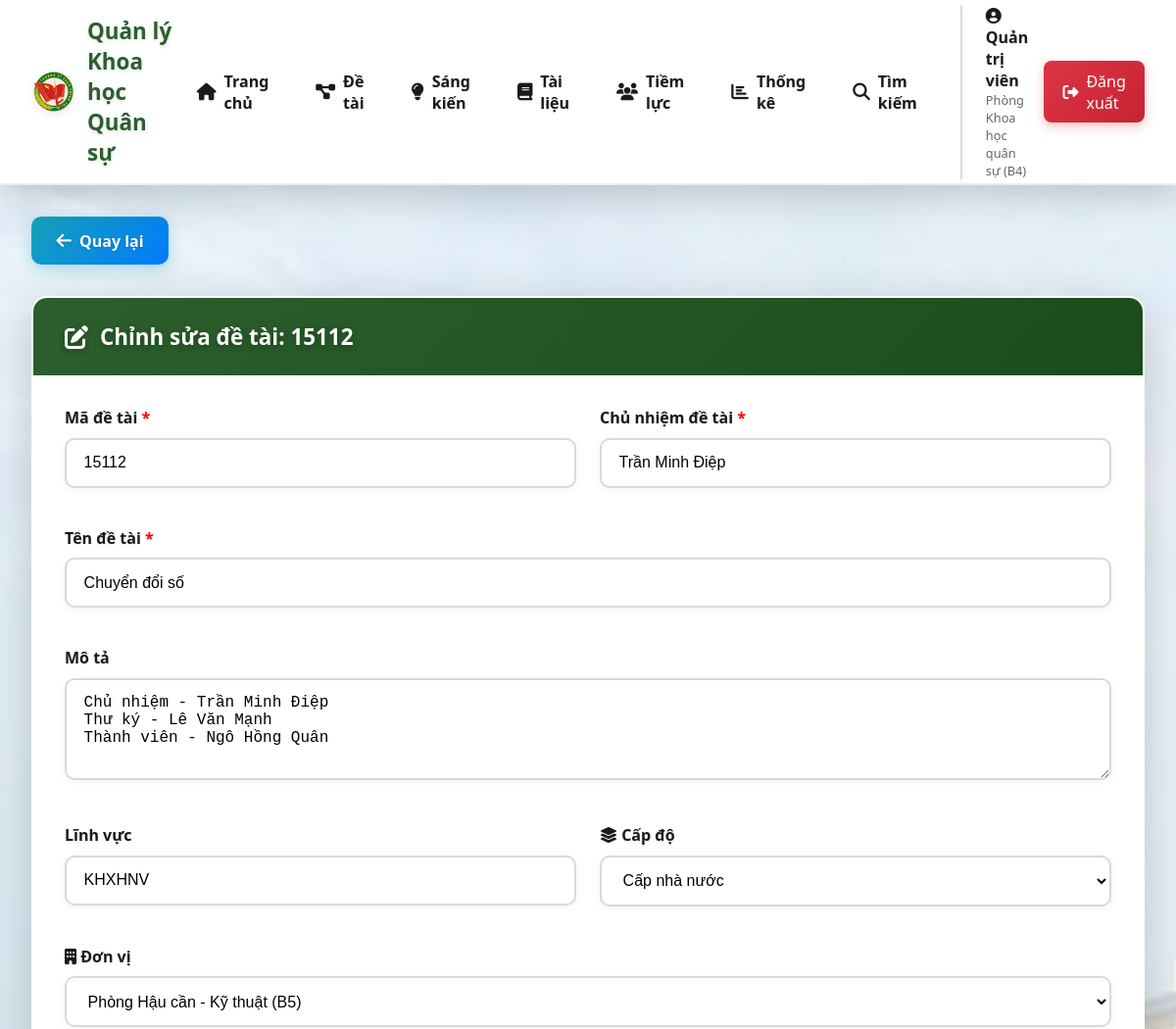
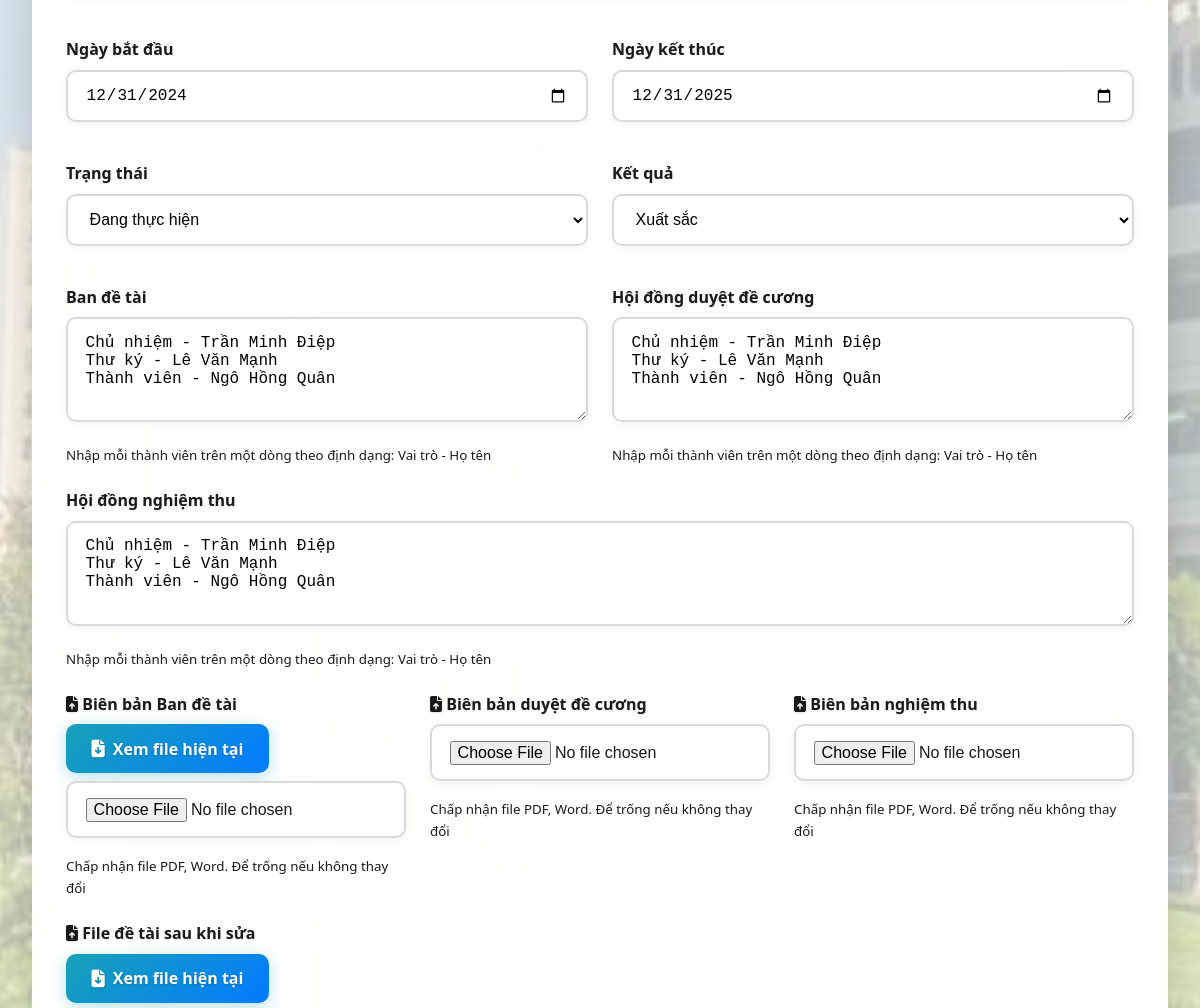
The app's page /detai/edit/1 (signed in, upper part), older data (2 pictures, top to bottom).
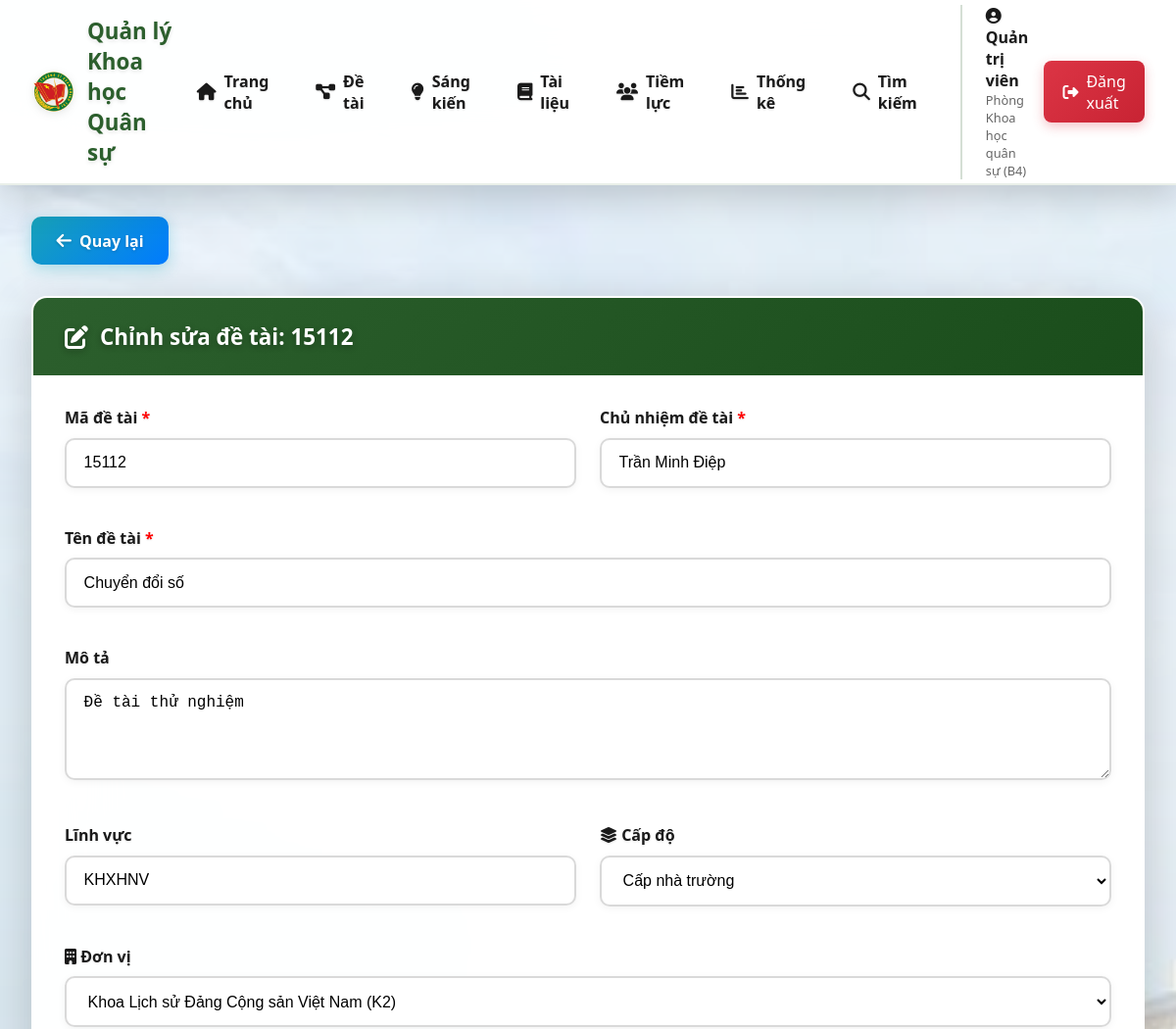
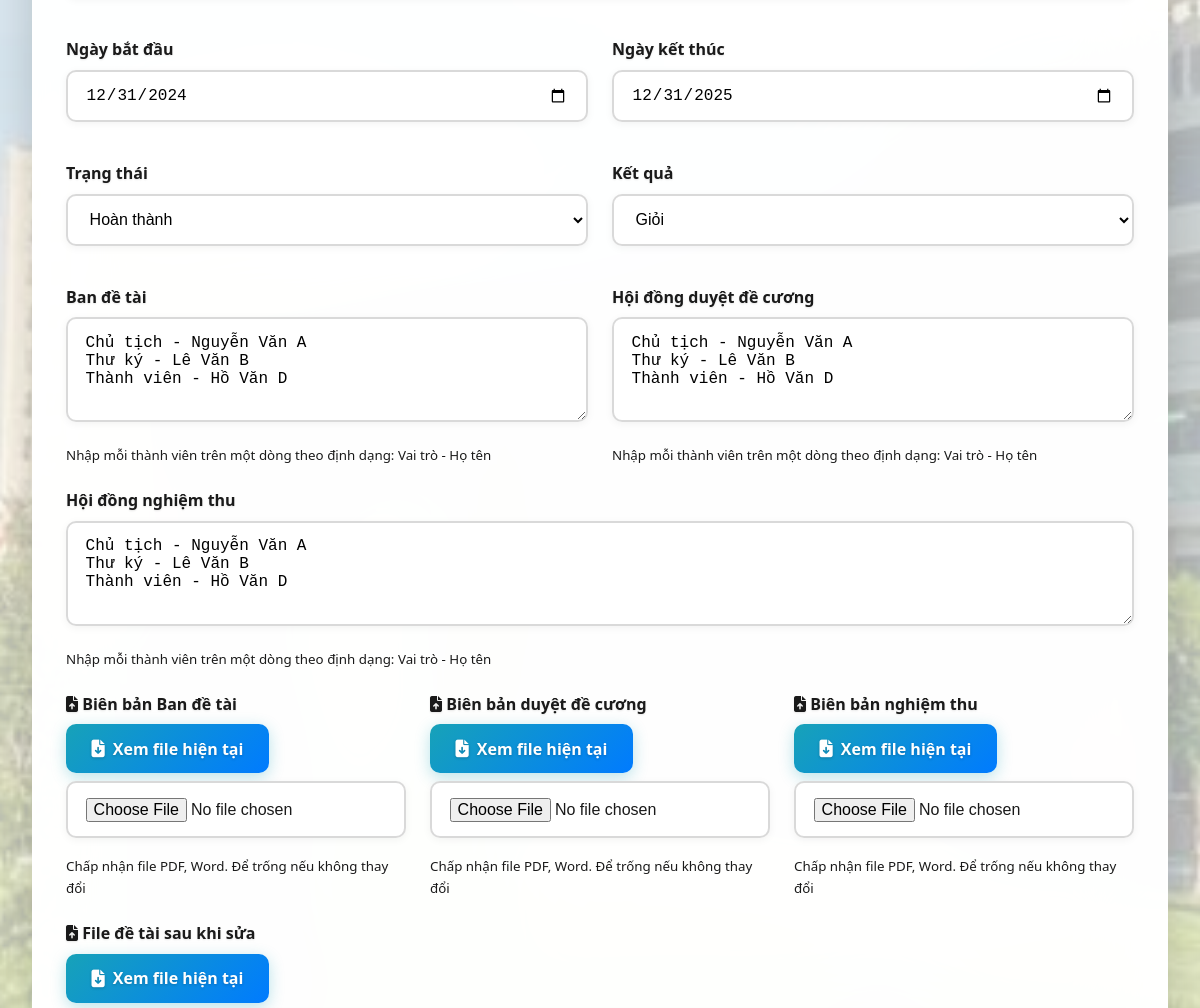
The same page, newer data (2 pictures, top to bottom).
### models/__init__.py (models this page shows)
class DeTai(db.Model):
    __tablename__ = 'de_tai'
    id = db.Column(db.Integer, primary_key=True)
    ma_de_tai = db.Column(db.String(50), unique=True, nullable=False)
    ten_de_tai = db.Column(db.String(255), nullable=False)
    mo_ta = db.Column(db.Text)
    linh_vuc = db.Column(db.String(100))
    chu_nhiem = db.Column(db.String(120), nullable=False)
    don_vi = db.Column(db.String(120))
    cap_do = db.Column(db.String(50))  # Cấp nhà trường, Cấp bộ, Cấp nhà nước
    ngay_bat_dau = db.Column(db.Date)
    ngay_ket_thuc = db.Column(db.Date)
    trang_thai = db.Column(db.String(50), default='Đang thực hiện')
    ket_qua = db.Column(db.Text)
    file_word = db.Column(db.String(255))
    file_word_content = db.Column(db.Text)
    bien_ban_ban = db.Column(db.String(255))  # Biên bản của Ban đề tài
    bien_ban_de_cuong = db.Column(db.String(255))  # Biên bản duyệt đề cương
    bien_ban_nghiem_thu = db.Column(db.String(255))  # Biên bản nghiệm thu
    file_sau_sua = db.Column(db.String(255))  # File đề tài sau khi sửa
    created_by = db.Column(db.Integer, db.ForeignKey('users.id'))
    created_at = db.Column(db.DateTime, default=datetime.utcnow)
    updated_at = db.Column(db.DateTime, default=datetime.utcnow, onupdate=datetime.utcnow)
    creator = db.relationship('User', backref='de_tai_created')
    ban_thanh_vien = db.relationship('BanDeTai', backref='de_tai', lazy='dynamic', cascade='all, delete-orphan')
    hoi_dong_de_cuong = db.relationship('HoiDongDeCuongDeTai', backref='de_tai', lazy='dynamic', cascade='all, delete-orphan')
    hoi_dong_nghiem_thu = db.relationship('HoiDongNghiemThuDeTai', backref='de_tai', lazy='dynamic', cascade='all, delete-orphan')

class BanDeTai(db.Model):
    __tablename__ = 'ban_de_tai'
    id = db.Column(db.Integer, primary_key=True)
    de_tai_id = db.Column(db.Integer, db.ForeignKey('de_tai.id'), nullable=False)
    ho_ten = db.Column(db.String(120), nullable=False)
    vai_tro = db.Column(db.String(50), nullable=False)  # Chủ nhiệm, Thư ký, Thành viên
    created_at = db.Column(db.DateTime, default=datetime.utcnow)

class HoiDongDeCuongDeTai(db.Model):
    __tablename__ = 'hoi_dong_de_cuong_de_tai'
    id = db.Column(db.Integer, primary_key=True)
    de_tai_id = db.Column(db.Integer, db.ForeignKey('de_tai.id'), nullable=False)
    ho_ten = db.Column(db.String(120), nullable=False)
    vai_tro = db.Column(db.String(50), nullable=False)  # Chủ tịch, Thư ký, Thành viên
    created_at = db.Column(db.DateTime, default=datetime.utcnow)

class HoiDongNghiemThuDeTai(db.Model):
    __tablename__ = 'hoi_dong_nghiem_thu_de_tai'
    id = db.Column(db.Integer, primary_key=True)
    de_tai_id = db.Column(db.Integer, db.ForeignKey('de_tai.id'), nullable=False)
    ho_ten = db.Column(db.String(120), nullable=False)
    vai_tro = db.Column(db.String(50), nullable=False)  # Chủ tịch, Thư ký, Thành viên
    created_at = db.Column(db.DateTime, default=datetime.utcnow)

### routes/main.py (the view, shortened to what this page needs)
@main_bp.route('/detai/edit/<int:id>', methods=['GET', 'POST'])
@login_required
def detai_edit(id):
    detai = DeTai.query.get_or_404(id)
    if current_user.role != 'admin' and detai.don_vi != current_user.don_vi:
        flash('Bạn không có quyền chỉnh sửa đề tài của đơn vị khác!', 'danger')
        return redirect(url_for('main.detai_list'))
    return render_template('detai/edit.html', detai=detai, don_vi_list=DON_VI_LIST, cap_do_list=CAP_DO_LIST)

### templates/detai/edit.html (shortened to what the changed rows need)
{% extends "base.html" %}
{% block content %}
<div class="card">
    <div class="card-header">
        <i class="fas fa-edit"></i> Chỉnh sửa đề tài: {{ detai.ma_de_tai }}
    </div>
    <div class="card-body">
        <form method="POST" enctype="multipart/form-data">
            <div style="display: grid; grid-template-columns: 1fr 1fr; gap: 1.5rem;">
                <div class="form-group">
                    <label class="form-label" for="ma_de_tai">Mã đề tài <span style="color: red;">*</span></label>
                    <input type="text" class="form-control" id="ma_de_tai" name="ma_de_tai" value="{{ detai.ma_de_tai }}" required>
                </div>
                <div class="form-group">
                    <label class="form-label" for="chu_nhiem">Chủ nhiệm đề tài <span style="color: red;">*</span></label>
                    <input type="text" class="form-control" id="chu_nhiem" name="chu_nhiem" value="{{ detai.chu_nhiem }}" required>
                </div>
            </div>
            <div class="form-group">
                <label class="form-label" for="ten_de_tai">Tên đề tài <span style="color: red;">*</span></label>
                <input type="text" class="form-control" id="ten_de_tai" name="ten_de_tai" value="{{ detai.ten_de_tai }}" required>
            </div>
            <div class="form-group">
                <label class="form-label" for="mo_ta">Mô tả</label>
                <textarea class="form-control" id="mo_ta" name="mo_ta" rows="4">{{ detai.mo_ta or '' }}</textarea>
            </div>
            <div style="display: grid; grid-template-columns: 1fr 1fr; gap: 1.5rem;">
                <div class="form-group">
                    <label class="form-label" for="linh_vuc">Lĩnh vực</label>
                    <input type="text" class="form-control" id="linh_vuc" name="linh_vuc" value="{{ detai.linh_vuc or '' }}">
                </div>
                <div class="form-group">
                    <label class="form-label" for="cap_do">
                        <i class="fas fa-layer-group"></i> Cấp độ
                    </label>
                    <select class="form-control" id="cap_do" name="cap_do">
                        {% for cap in cap_do_list %}
                        <option value="{{ cap }}" {% if detai.cap_do == cap %}selected{% endif %}>{{ cap }}</option>
                        {% endfor %}
                    </select>
                </div>
            </div>
            <div class="form-group">
                <label class="form-label" for="don_vi">
                    <i class="fas fa-building"></i> Đơn vị
                </label>
                {% if current_user.role == 'admin' %}
                <select class="form-control" id="don_vi" name="don_vi">
                    {% for nhom, danh_sach in don_vi_list.items() %}
                    <optgroup label="{{ nhom }}">
                        {% for don_vi in danh_sach %}
                        <option value="{{ don_vi }}" {% if detai.don_vi == don_vi %}selected{% endif %}>{{ don_vi }}</option>
                        {% endfor %}
                    </optgroup>
                    {% endfor %}
                </select>
                {% else %}
                <input type="text" class="form-control" value="{{ detai.don_vi }}" readonly style="background-color: #f0f0f0;">
                <small class="form-text text-muted">Chỉ admin mới có thể thay đổi đơn vị</small>
                {% endif %}
            </div>
            <div style="display: grid; grid-template-columns: 1fr 1fr; gap: 1.5rem;">
                <div class="form-group">
                    <label class="form-label" for="ngay_bat_dau">Ngày bắt đầu</label>
                    <input type="date" class="form-control" id="ngay_bat_dau" name="ngay_bat_dau" value="{{ detai.ngay_bat_dau.strftime('%Y-%m-%d') if detai.ngay_bat_dau else '' }}">
                </div>
                <div class="form-group">
                    <label class="form-label" for="ngay_ket_thuc">Ngày kết thúc</label>
                    <input type="date" class="form-control" id="ngay_ket_thuc" name="ngay_ket_thuc" value="{{ detai.ngay_ket_thuc.strftime('%Y-%m-%d') if detai.ngay_ket_thuc else '' }}">
                </div>
            </div>
            <div style="display: grid; grid-template-columns: 1fr 1fr; gap: 1.5rem;">
                <div class="form-group">
                    <label class="form-label" for="trang_thai">Trạng thái</label>
                    <select class="form-control" id="trang_thai" name="trang_thai">
                        <option value="Đang thực hiện" {% if detai.trang_thai == 'Đang thực hiện' %}selected{% endif %}>Đang thực hiện</option>
                        <option value="Hoàn thành" {% if detai.trang_thai == 'Hoàn thành' %}selected{% endif %}>Hoàn thành</option>
                    </select>
                </div>
                <div class="form-group">
                    <label class="form-label" for="ket_qua">Kết quả</label>
                    <select class="form-control" id="ket_qua" name="ket_qua">
                        <option value="Xuất sắc" {% if detai.ket_qua == 'Xuất sắc' %}selected{% endif %}>Xuất sắc</option>
                        <option value="Giỏi" {% if detai.ket_qua == 'Giỏi' %}selected{% endif %}>Giỏi</option>
                    </select>
                </div>
            </div>
            <div style="display: grid; grid-template-columns: 1fr 1fr; gap: 1.5rem;">
                <div class="form-group">
                    <label class="form-label" for="ban_de_tai">Ban đề tài</label>
                    <textarea class="form-control" id="ban_de_tai" name="ban_de_tai" rows="4" placeholder="Mỗi dòng theo định dạng: Vai trò - Họ tên&#10;Ví dụ:&#10;Chủ nhiệm - Nguyễn Văn A&#10;Thư ký - Trần Thị B&#10;Thành viên - Lê Văn C">{% for member in detai.ban_thanh_vien %}{{ member.vai_tro }} - {{ member.ho_ten }}
{% endfor %}</textarea>
                    <small class="form-text text-muted">Nhập mỗi thành viên trên một dòng theo định dạng: Vai trò - Họ tên</small>
                </div>
                <div class="form-group">
                    <label class="form-label" for="hoi_dong_de_cuong">Hội đồng duyệt đề cương</label>
                    <textarea class="form-control" id="hoi_dong_de_cuong" name="hoi_dong_de_cuong" rows="4" placeholder="Mỗi dòng theo định dạng: Vai trò - Họ tên&#10;Ví dụ:&#10;Chủ tịch - GS.TS Nguyễn Văn A&#10;Thư ký - TS Trần Thị B&#10;Thành viên - ThS Lê Văn C">{% for member in detai.hoi_dong_de_cuong %}{{ member.vai_tro }} - {{ member.ho_ten }}
{% endfor %}</textarea>
                    <small class="form-text text-muted">Nhập mỗi thành viên trên một dòng theo định dạng: Vai trò - Họ tên</small>
                </div>
            </div>
            <div class="form-group">
                <label class="form-label" for="hoi_dong_nghiem_thu">Hội đồng nghiệm thu</label>
                <textarea class="form-control" id="hoi_dong_nghiem_thu" name="hoi_dong_nghiem_thu" rows="4" placeholder="Mỗi dòng theo định dạng: Vai trò - Họ tên&#10;Ví dụ:&#10;Chủ tịch - GS.TS Nguyễn Văn A&#10;Thư ký - TS Trần Thị B&#10;Thành viên - ThS Lê Văn C">{% for member in detai.hoi_dong_nghiem_thu %}{{ member.vai_tro }} - {{ member.ho_ten }}
{% endfor %}</textarea>
                <small class="form-text text-muted">Nhập mỗi thành viên trên một dòng theo định dạng: Vai trò - Họ tên</small>
            </div>
            <div style="display: grid; grid-template-columns: 1fr 1fr 1fr; gap: 1.5rem;">
                <div class="form-group">
                    {% if detai.bien_ban_de_cuong %}
                    <div style="margin-bottom: 0.5rem;">
                        <a href="{{ url_for('static', filename='uploads/' + detai.bien_ban_de_cuong) }}" target="_blank" class="btn btn-sm btn-info">
                            <i class="fas fa-file-download"></i> Xem file hiện tại
                        </a>
                    </div>
                    {% endif %}
                </div>
                <div class="form-group">
                    {% if detai.bien_ban_nghiem_thu %}
                    <div style="margin-bottom: 0.5rem;">
                        <a href="{{ url_for('static', filename='uploads/' + detai.bien_ban_nghiem_thu) }}" target="_blank" class="btn btn-sm btn-info">
                            <i class="fas fa-file-download"></i> Xem file hiện tại
                        </a>
                    </div>
                    {% endif %}
                </div>
            </div>
        </form>
    </div>
</div>
{% endblock %}

Row changes from the older to the newer data that the page shows:
changed DeTai "Trần Minh Điệp": mo_ta "Chủ nhiệm - Trần Minh Điệp Thư ký - Lê Văn Mạnh Thành viên - Ngô Hồng Quân" → "Đề tài thử nghiệm"; cap_do "Cấp nhà nước" → "Cấp nhà trường"; don_vi "Phòng Hậu cần - Kỹ thuật (B5)" → "Khoa Lịch sử Đảng Cộng sản Việt Nam (K2)"; trang_thai "Đang thực hiện" → "Hoàn thành"; ket_qua "Xuất sắc" → "Giỏi"
changed BanDeTai: ban_de_tai "Chủ nhiệm - Trần Minh Điệp Thư ký - Lê Văn Mạnh Thành viên - Ngô Hồng Quân" → "Chủ tịch - Nguyễn Văn A Thư ký - Lê Văn B Thành viên - Hồ Văn D"
changed HoiDongDeCuongDeTai: hoi_dong_de_cuong "Chủ nhiệm - Trần Minh Điệp Thư ký - Lê Văn Mạnh Thành viên - Ngô Hồng Quân" → "Chủ tịch - Nguyễn Văn A Thư ký - Lê Văn B Thành viên - Hồ Văn D"
changed HoiDongNghiemThuDeTai: hoi_dong_nghiem_thu "Chủ nhiệm - Trần Minh Điệp Thư ký - Lê Văn Mạnh Thành viên - Ngô Hồng Quân" → "Chủ tịch - Nguyễn Văn A Thư ký - Lê Văn B Thành viên - Hồ Văn D"
Text that changed along with them:
text now shown: "Xem file hiện tại Xem file hiện tại"
